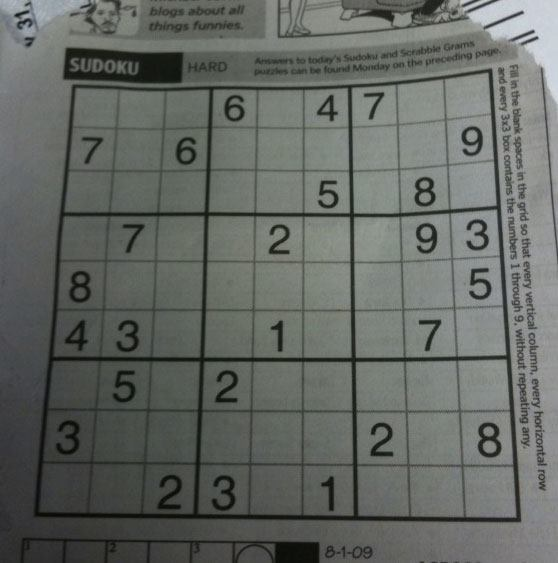
#> input picture lab5/sample3.jpg, 558 x 563 px
$ python lab5_homework.py
#> lines starting #> are read from the running program, lines starting #| are printed output that depends on the picture; after the words box and inside, x2 and y2 are one past the last pixel; in counts of white or black regions, pixels touching at a corner belong together
import cv2
import numpy as np
from matplotlib import pyplot as plt


if __name__ == '__main__':
    img = cv2.imread('sample3.jpg')
#> img is the input picture: shape (563, 558, 3); mean B, G, R 99.5, 104.1, 100
    gray = cv2.cvtColor(img, cv2.COLOR_BGR2GRAY)
    edges = cv2.Canny(gray, 50, 150, apertureSize=3)
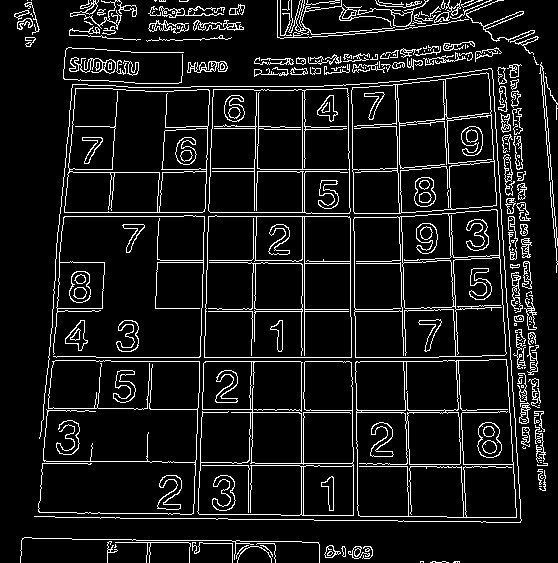
#> edges: shape (563, 558); 9.3% white in thin lines or dots
    minlinelength = 45
    maxlinegap = 10
    lines = cv2.HoughLinesP(edges, 1, np.pi / 180, 80, minlinelength, maxlinegap)
#> lines = 317 rows, first 6: [251, 375, 251, 361], [304, 212, 304, 173], [64, 216, 183, 216], [205, 361, 250, 361], [205, 330, 205, 309], [203, 262, 203, 234]
    for line in lines:
        for x1, y1, x2, y2 in line:
            cv2.line(img, (x1, y1), (x2, y2), (0, 0, 255), 2)
#> this loop made 317 passes
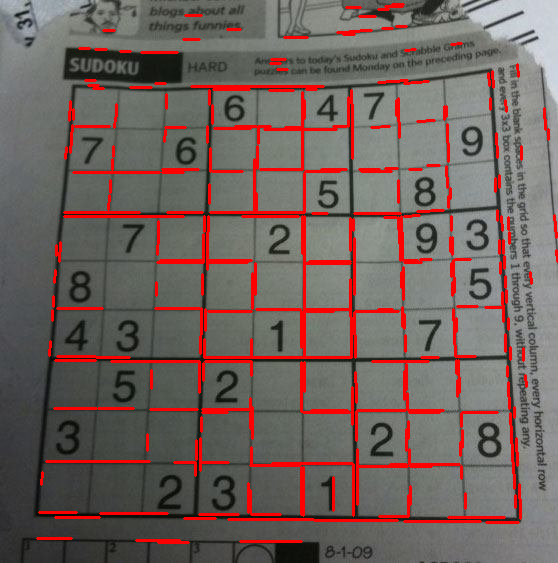
#> img: shape (563, 558, 3); 7.86% of pixels changed, all inside (x1, y1, x2, y2) = (36, 3, 558, 544)

    cv2.imshow('Hough', img)
    cv2.waitKey(0)

    img = cv2.imread('sample3.jpg', 0)
    dft = cv2.dft(np.float32(img), flags=cv2.DFT_COMPLEX_OUTPUT)
    dft_shift = np.fft.ifftshift(dft)
    magnitude_spectrum = 20 * np.log(cv2.magnitude(dft_shift[:, :, 0], dft_shift[:, :, 1]))
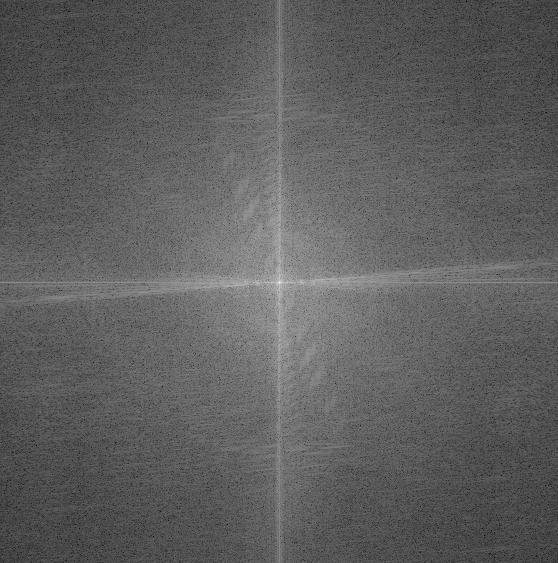
#> magnitude_spectrum: shape (563, 558) float32; min 29.9, max 345.7, mean 147.3; drawn with min black and max white
    plt.subplot(121), plt.imshow(img, cmap='gray')
    plt.title('input image'), plt.xticks([]), plt.yticks([])
    plt.subplot(122), plt.imshow(magnitude_spectrum, cmap='gray')
    plt.title('Forier Magnitude')
    plt.show()
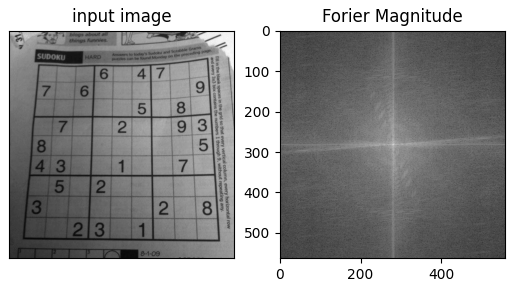
#> figure drawn by matplotlib, 2 panels
